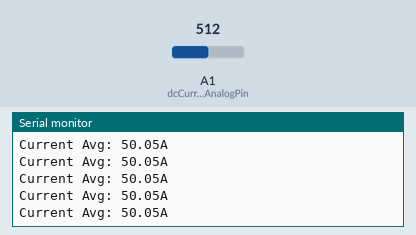
Simulated run of this sketch. Board: Arduino Uno, built with avr-gcc and run on an emulated ATmega328P. Shown: the last lines printed to the serial monitor. Inputs (shaded band) come from the test bench; at power-on: A1 (dcCurrentAnalogPin) = 512.

Above: at 1.7 s.
1.8 s: A1 (dcCurrentAnalogPin) set to 110
At 1.84 s:
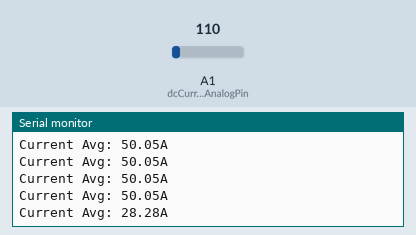
4.8 s: A1 (dcCurrentAnalogPin) set to 93
At 4.86 s:
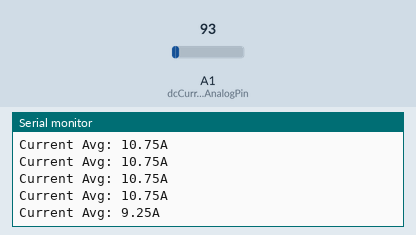
Timing chart, 0 to 7.8 s (numbered marks = the images above; inputs shaded):
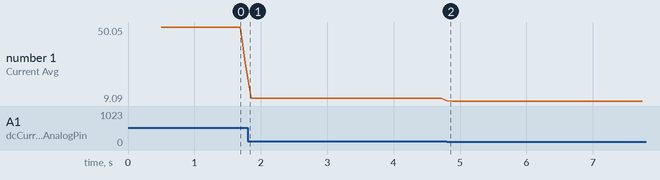

The sketch:

DC_current_sense.ino
```cpp
const float arduinoVCC = 5.01; //Arduino Voltage
const int inputResolution = 1023;

const int dcCurrentAnalogPin = A1;//the pin connecting the voltage.
const float average_of = 500;
const int CurrentSensorRating = 100;
float dcCurrent;

 void setup() {
  Serial.begin(9600);
  Serial.println("Reading DC current with Arduino");
  delay(500);

}

void loop() {
  Serial.print("Current Avg: ");
  Serial.print(getDCCurrentAverage());
  Serial.println("A");

}


void readDCCurrent(){
    int A1Value = analogRead(dcCurrentAnalogPin);
    float dcCurrent_sensed = A1Value * (arduinoVCC / (float)inputResolution);
//  Serial.print("dcCurrent_sensed:");
//  Serial.print(dcCurrent_sensed);
  dcCurrent = dcCurrent_sensed * (float)CurrentSensorRating / arduinoVCC;

}

float getDCCurrentAverage(){
  float dcCurrent_average =0;
  for(int i=0; i < average_of; i++)
    {
       readDCCurrent();
       dcCurrent_average +=dcCurrent;
    }
  return dcCurrent_average / average_of;
}
```

Measured:
- plotted number 1: 28.28 → 9.25 after the input at 1.8 s, 9.25 → 9.09 after the input at 4.8 s
